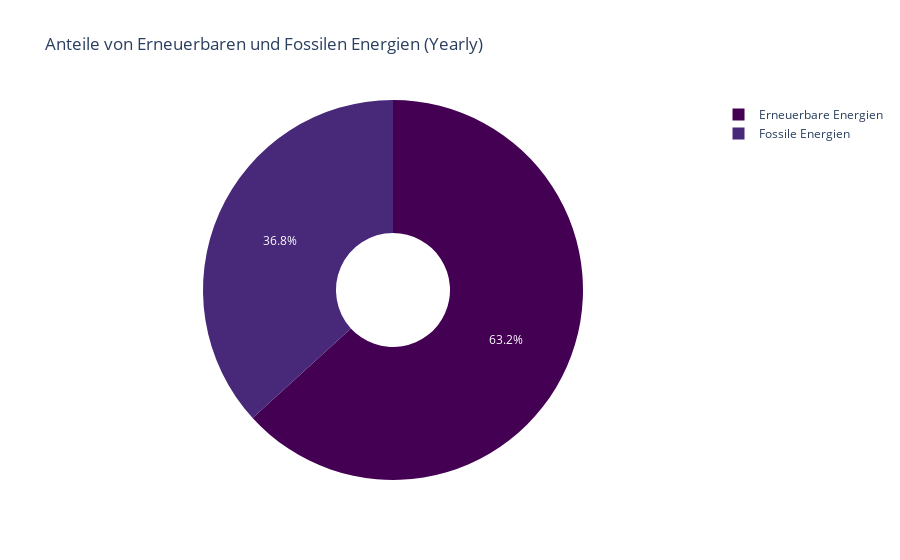

Notebook source saved alongside this figure:
### Code cell
fig = px.pie(
    pie_data,
    names="Energiequelle",
    values="Gesamtenergie",
    title="Anteile von Erneuerbaren und Fossilen Energien (Yearly)",
    hole=0.3,
    color_discrete_sequence=px.colors.sequential.Viridis
)

fig.show()

### Figure 1 — Plotly figure (JSON) as saved in the notebook; plotly's stock layout.template omitted (floating-point values rounded to 4 significant figures)
{"data": [{"domain": {"x": [0, 1], "y": [0, 1]}, "hole": 0.3, "hovertemplate": "Energiequelle=%{label}<br>Gesamtenergie=%{value}<extra></extra>", "labels": ["Erneuerbare Energien", "Fossile Energien"], "legendgroup": "", "name": "", "showlegend": true, "type": "pie", "values": [1386000.0, 805900.0]}], "layout": {"legend": {"tracegroupgap": 0}, "piecolorway": ["#440154", "#482878", "#3e4989", "#31688e", "#26828e", "#1f9e89", "#35b779", "#6ece58", "#b5de2b", "#fde725"], "title": {"text": "Anteile von Erneuerbaren und Fossilen Energien (Yearly)"}}}
